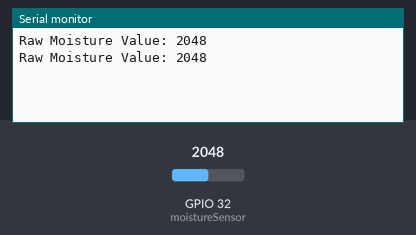
Simulated run of this sketch. Board: ESP32. On the bench: the last lines printed to the serial monitor. The inputs (shaded band) are chosen by the test bench; at power-on: GPIO 32 (moistureSensor) = 2048.

Above: at 1.8 s.
1.9 s: GPIO 32 (moistureSensor) set to 2866
At 2.8 s:
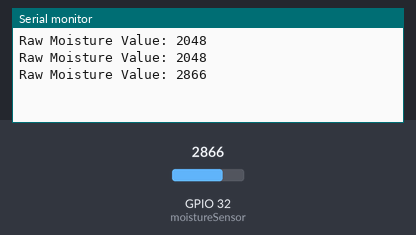
3.4 s: GPIO 32 (moistureSensor) set to 3603
At 4.6 s:
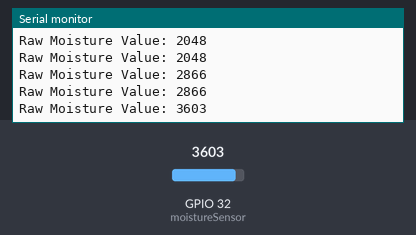
Timing chart, 0 to 6.4 s (numbered marks = the images above; inputs shaded):
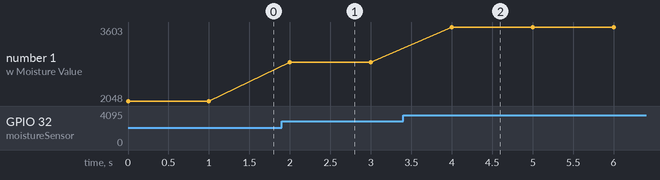

The sketch:

soil_sensor_calibration.ino
```cpp
#define moistureSensor 32

void setup()
{
  Serial.begin(115200);
  analogSetAttenuation(ADC_11db);
}

void loop()
{
  int rawMoistureValue = analogRead(moistureSensor);
  Serial.print("Raw Moisture Value: ");
  Serial.println(rawMoistureValue);
  delay(1000);
}
```

Measured:
- after the input at 1.9 s, the serial monitor: prints a new line after 0.10 s (image 1)
- after the input at 3.4 s, the serial monitor: prints a new line after 0.60 s (image 2)
- plotted number 1: 2048 → 2866 after the input at 1.9 s, 2866 → 3603 after the input at 3.4 s
